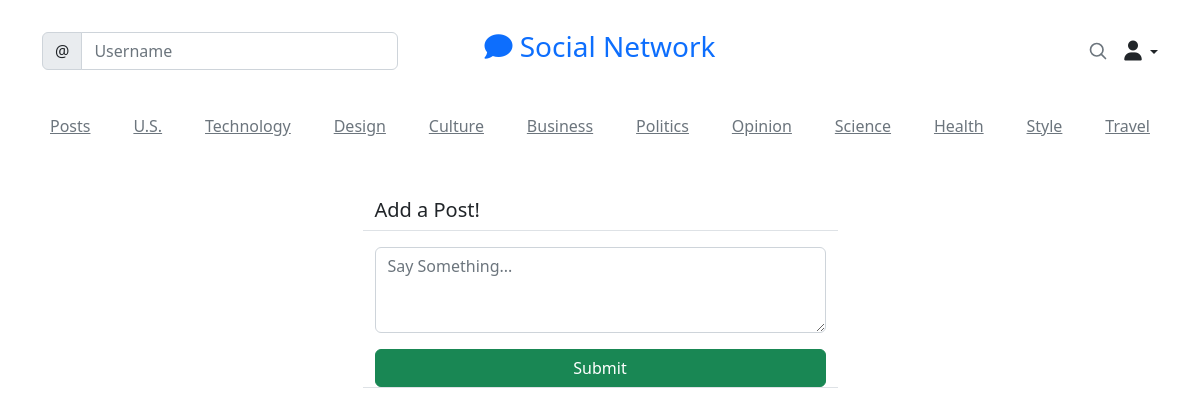
The app's page /social/ (signed in), older data.
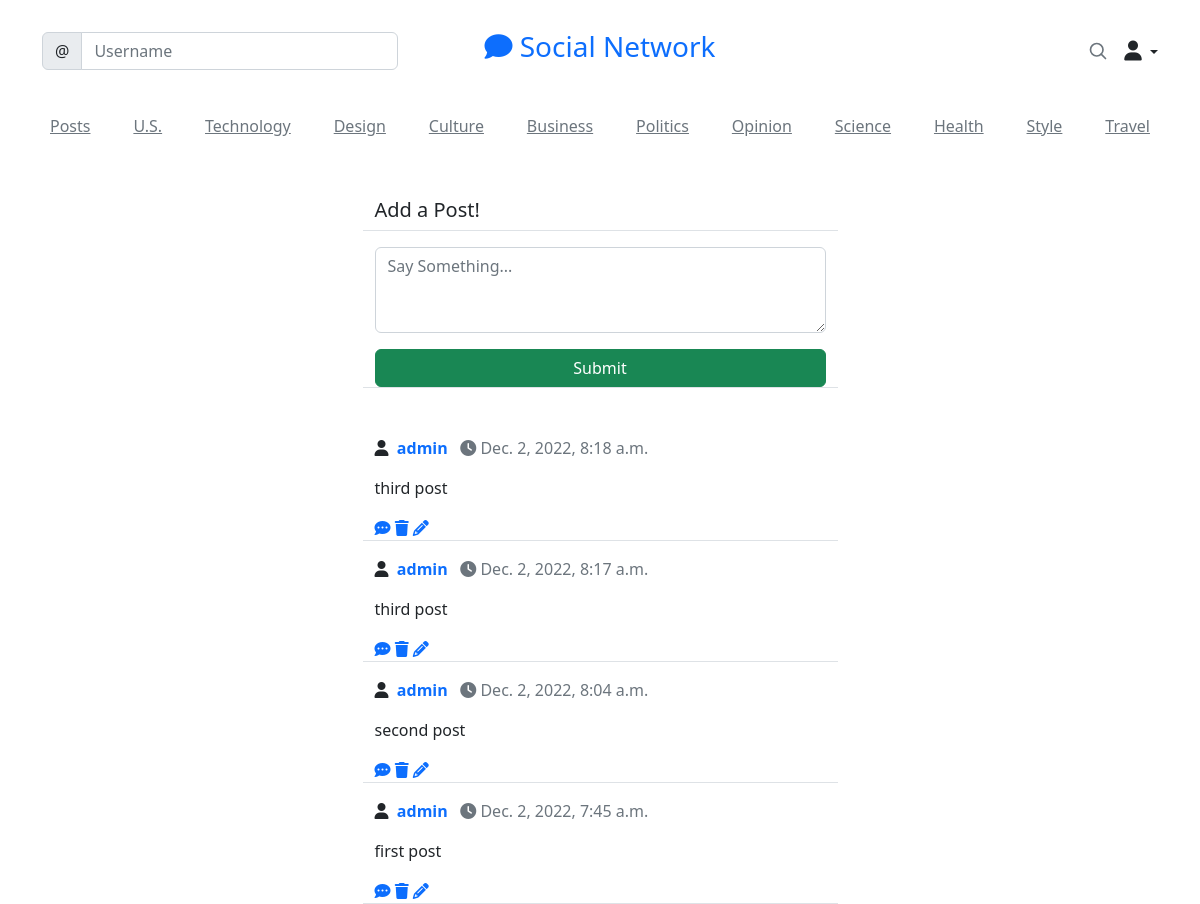
The same page, newer data.
### social/models.py (models this page shows)
class Post(models.Model):
    body = models.TextField()
    created_at = models.DateTimeField(auto_now_add=True)
    author = models.ForeignKey(User, on_delete=models.CASCADE)

### social/views.py (the view, shortened to what this page needs)
# urls.py: path('', PostListView.as_view(), name='post-list'),
class PostListView(LoginRequiredMixin, View):
    def get(self,request, *args, **kwargs):
        posts = Post.objects.all().order_by('-created_at')
        form = PostForm()
        context = {
            'post_list':posts,
            'form' : form
        }
        return render(request, 'social/post_list.html', context)

### social/forms.py
class PostForm(forms.ModelForm):
    body = forms.CharField(
        label= '',
        widget=forms.Textarea(attrs={
            'rows':'3',
            'placeholder':"Say Something..."
        })
    )
    class Meta:
        model = Post
        fields = ['body']

### social/templates/social/post_list.html (shortened to what this page needs)
{% extends 'landing/base.html' %}
{% load crispy_forms_tags %}
{% block content %}
<div class="container mt-5">
    <div class="row justify-content-center mt-3">
        <div class="col-md-5 col-sm-12 border-bottom">
            <h5>Add a Post!</h5>
        </div>
    </div>
    <div class="row justify-content-center mt-3 mb-5">
        <div class="col-md-5 col-sm-12 border-bottom">
            <form method="POST">
                {{form|crispy}}
            <div class="d-grid gap-2">
                <button class="btn btn-success mt-3">Submit</button>
            </div>
            </form>
        </div>
    </div>
    {% for post in post_list %}
        <div class="row justify-content-center mt-3">
            <div class="col-md-5 col-sm-12 border-bottom">
                <p>
                    <i class="fa fa-user" aria-hidden="true"></i>
                    &nbsp;<strong><a href="#" class="text-decoration-none">{{post.author}}</a></strong>
                    <span class="text-muted">
                        <i class="fa fa-clock" aria-hidden="true">
                        </i>&nbsp;{{post.created_at}}</span></p>
                <p>{{post.body|safe|slice:50}}</p>
                <a href="{% url 'post-detail' post.pk %}"><i class="fa fa-commenting" aria-hidden="true"></i></a>
                {% if request.user == post.author %}
                <a href="{% url 'post-delete' post.pk %}"><i class="fa fa-trash" aria-hidden="true"></i></a>
                <a href="{% url 'post-edit' post.pk %}"><i class="fa fa-pencil" aria-hidden="true"></i></a>
                {% endif %}
            </div>
        </div>
        {% endfor %}
</div>
{% endblock content %}

Row changes from the older to the newer data that the page shows:
added Post: author "admin", created_at "Dec. 2, 2022, 8:18 a.m.", body "third post"
added Post: author "admin", created_at "Dec. 2, 2022, 8:17 a.m.", body "third post"
added Post: author "admin", created_at "Dec. 2, 2022, 8:04 a.m.", body "second post"
added Post: author "admin", created_at "Dec. 2, 2022, 7:45 a.m.", body "first post"
